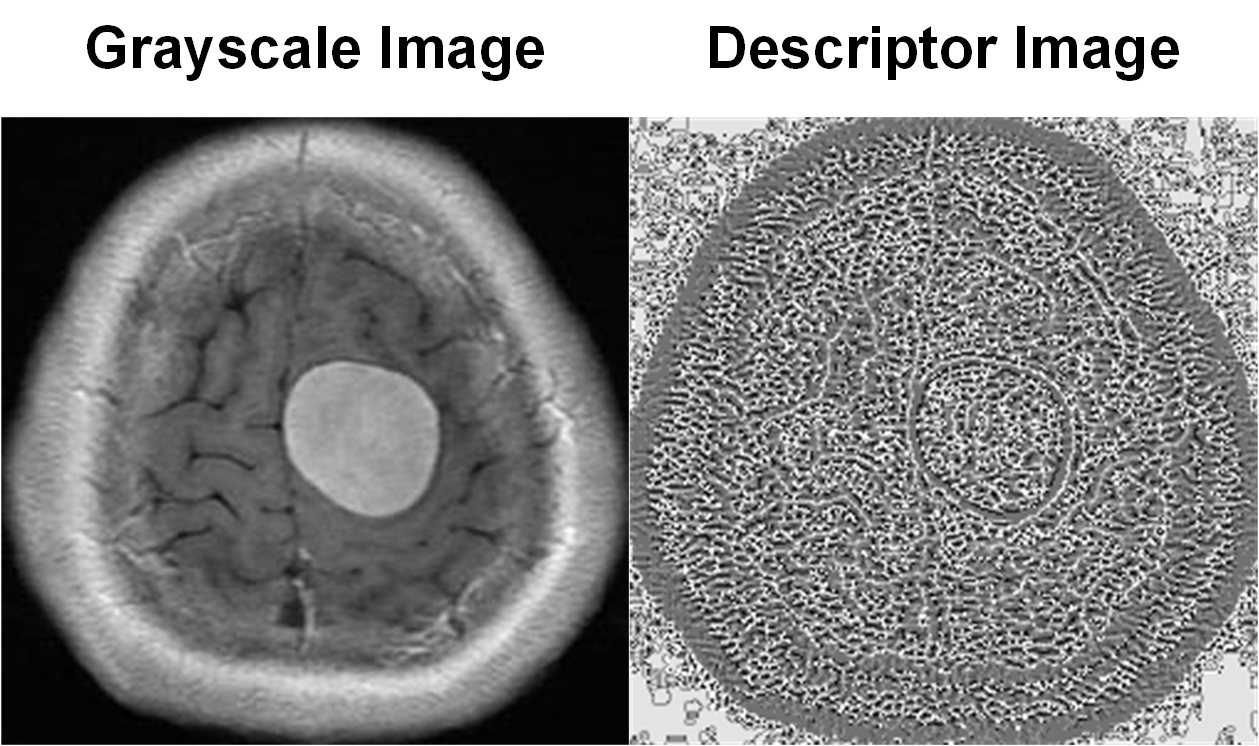
#> input picture example/Example.png, 1259 x 746 px
$ python -i descriptor_LPQ.py   (imports and definitions only)
#> lines starting #> are read from the running program, lines starting #| are printed output that depends on the picture
#> further down, picture is the input picture: shape (746, 1259); min 0, max 255, mean 133.7
import numpy as np
from scipy.signal import convolve2d


def descriptor_LPQ(image, winSize=3, decorr=1, freqestim=1, mode='im'):
    """
    Compute the Local Phase Quantization (LPQ) descriptor for a given grayscale image.

    This function computes the LPQ descriptor, which captures local texture information
    by analyzing the phase of the image's frequency components. The descriptor can be
    computed using different frequency estimation methods and can be returned as an image
    or a histogram based on the specified mode.

    Args:
        image (numpy.ndarray): Grayscale input image. Must be a 2D array.
        winSize (int, optional): Size of the window used for LPQ calculation. Must be an odd number ≥ 3. Default is 3.
        decorr (int, optional): Flag to apply decorrelation. 0 for no decorrelation, 1 for decorrelation. Default is 1.
        freqestim (int, optional): Frequency estimation method.
                                    1 for STFT uniform window,
                                    2 for STFT Gaussian window,
                                    3 for Gaussian derivative quadrature filter pair. Default is 1.
        mode (str, optional): Specifies the output format.
                              'im' for image-like output,
                              'nh' for normalized histogram,
                              'h' for histogram. Default is 'im'.

    Returns:
        tuple: A tuple containing:
            LPQdesc (numpy.ndarray): The LPQ descriptor of the image. Depending on `mode`, it could be an image or a histogram.
            freqRespAll (numpy.ndarray): The frequency responses for all filter pairs.

    Raises:
        ValueError: If:
            'image' is not a 2D array.
            'winSize' is not an odd number or less than 3.
            'decorr' is not 0 or 1.
            'freqestim' is not 1, 2, or 3.
            'mode' is not one of 'nh', 'h', or 'im'.

    Example:
        >>> import numpy as np
        >>> from scipy import ndimage
        >>> image = np.random.rand(100, 100)
        >>> desc, freq_resp = descriptor_LPQ(image, winSize=5, decorr=1, freqestim=2, mode='h')
        >>> print(desc.shape)
        (256,)
        >>> print(freq_resp.shape)
        (100, 100, 8)
    """
#> called with winSize = 3, decorr = 1, freqestim = 1, mode = 'im'
    # Initialize parameters
    rho = 0.90
    STFTalpha = 1 / winSize
    sigmaS = (winSize - 1) / 4
    sigmaA = 8 / (winSize - 1)
    convmode = 'valid'

    # Check inputs
    if image.ndim != 2:
        raise ValueError("Only gray scale image can be used as input")
    if winSize < 3 or winSize % 2 == 0:
        raise ValueError("Window size winSize must be an odd number and greater than or equal to 3")
    if decorr not in [0, 1]:
        raise ValueError("decorr parameter must be set to 0 for no decorrelation or 1 for decorrelation")
    if freqestim not in [1, 2, 3]:
        raise ValueError("freqestim parameter must be 1, 2, or 3")
    if mode not in ['nh', 'h', 'im']:
        raise ValueError("mode must be 'nh', 'h', or 'im'")

    # Initialize
    r = (winSize - 1) // 2
    x = np.arange(-r, r + 1)
    u = np.arange(1, r + 1)

    # Form 1-D filters
    if freqestim == 1:  # STFT uniform window
        w0 = np.ones_like(x)
        w1 = np.exp(-2j * np.pi * x * STFTalpha)
        w2 = np.conj(w1)
    elif freqestim == 2:  # STFT Gaussian window
        w0 = np.exp(-0.5 * (x / sigmaS) ** 2) / (np.sqrt(2 * np.pi) * sigmaS)
        w1 = np.exp(-2j * np.pi * x * STFTalpha)
        w2 = np.conj(w1)
        gs = np.exp(-0.5 * (x / sigmaS) ** 2) / (np.sqrt(2 * np.pi) * sigmaS)
        w0 *= gs
        w1 *= gs
        w2 *= gs
        w1 -= np.mean(w1)
        w2 -= np.mean(w2)
    elif freqestim == 3:  # Gaussian derivative quadrature filter pair
        G0 = np.exp(-x ** 2 * (np.sqrt(2) * sigmaA) ** 2)
        G1 = np.concatenate((np.zeros_like(u), u * np.exp(-u ** 2 * sigmaA ** 2), [0]))
        G0 = G0 / np.max(np.abs(G0))
        G1 = G1 / np.max(np.abs(G1))
        w0 = np.real(np.fft.ifftshift(np.fft.ifft(np.fft.ifftshift(G0))))
        w1 = np.fft.ifftshift(np.fft.ifft(np.fft.ifftshift(G1)))
        w2 = np.conj(w1)
        w0 = w0 / np.max(np.abs([np.real(np.max(w0)), np.imag(np.max(w0))]))
        w1 = w1 / np.max(np.abs([np.real(np.max(w1)), np.imag(np.max(w1))]))
        w2 = w2 / np.max(np.abs([np.real(np.max(w2)), np.imag(np.max(w2))]))

    # Run filters to compute the frequency response in the four points. Store real and imaginary parts separately
    filterResp = convolve2d(convolve2d(image, w0[:, np.newaxis], mode=convmode), w1[np.newaxis, :], mode=convmode)
    freqResp = np.zeros((filterResp.shape[0], filterResp.shape[1], 8))
    freqResp[:, :, 0] = np.real(filterResp)
    freqResp[:, :, 1] = np.imag(filterResp)
    filterResp = convolve2d(convolve2d(image, w1[:, np.newaxis], mode=convmode), w0[np.newaxis, :], mode=convmode)
    freqResp[:, :, 2] = np.real(filterResp)
    freqResp[:, :, 3] = np.imag(filterResp)
    filterResp = convolve2d(convolve2d(image, w1[:, np.newaxis], mode=convmode), w1[np.newaxis, :], mode=convmode)
    freqResp[:, :, 4] = np.real(filterResp)
    freqResp[:, :, 5] = np.imag(filterResp)
    filterResp = convolve2d(convolve2d(image, w1[:, np.newaxis], mode=convmode), w2[np.newaxis, :], mode=convmode)
    freqResp[:, :, 6] = np.real(filterResp)
    freqResp[:, :, 7] = np.imag(filterResp)
    freqRespAll = filterResp
    freqRow, freqCol, freqNum = freqResp.shape
#> freqRow = 744; freqCol = 1257; freqNum = 8

    # If decorrelation is used, compute covariance matrix and corresponding whitening transform
    if decorr == 1:
        xp, yp = np.meshgrid(np.arange(1, winSize + 1), np.arange(1, winSize + 1))
        pp = np.column_stack((xp.flatten(), yp.flatten()))
        dd = np.linalg.norm(pp[:, np.newaxis] - pp[np.newaxis, :], axis=-1)
        C = rho ** dd
        q1 = np.outer(w0, w1)
        q2 = np.outer(w1, w0)
        q3 = np.outer(w1, w1)
        q4 = np.outer(w1, w2)
        u1, u2 = np.real(q1), np.imag(q1)
        u3, u4 = np.real(q2), np.imag(q2)
        u5, u6 = np.real(q3), np.imag(q3)
        u7, u8 = np.real(q4), np.imag(q4)
        M = np.array([u1.flatten(), u2.flatten(), u3.flatten(), u4.flatten(), u5.flatten(), u6.flatten(),
                      u7.flatten(), u8.flatten()])
        D = M @ C @ M.T
        A = np.diag([1.000007, 1.000006, 1.000005, 1.000004, 1.000003, 1.000002, 1.000001, 1])
        U, S, Vt = np.linalg.svd(A @ D @ A)
        idx = np.argmax(np.abs(Vt), axis=0)
        V = Vt * np.diag(1 - 2 * (Vt[idx, range(Vt.shape[1])] < -np.finfo(float).eps))
        freqResp = freqResp.reshape(freqRow * freqCol, freqNum)
        freqResp = (V.T @ freqResp.T).T
        freqResp = freqResp.reshape(freqRow, freqCol, freqNum)

    LPQdesc = np.zeros_like(freqResp[:, :, 0])
    for i in range(freqNum):
        LPQdesc += (freqResp[:, :, i] > 0) * (2 ** i)
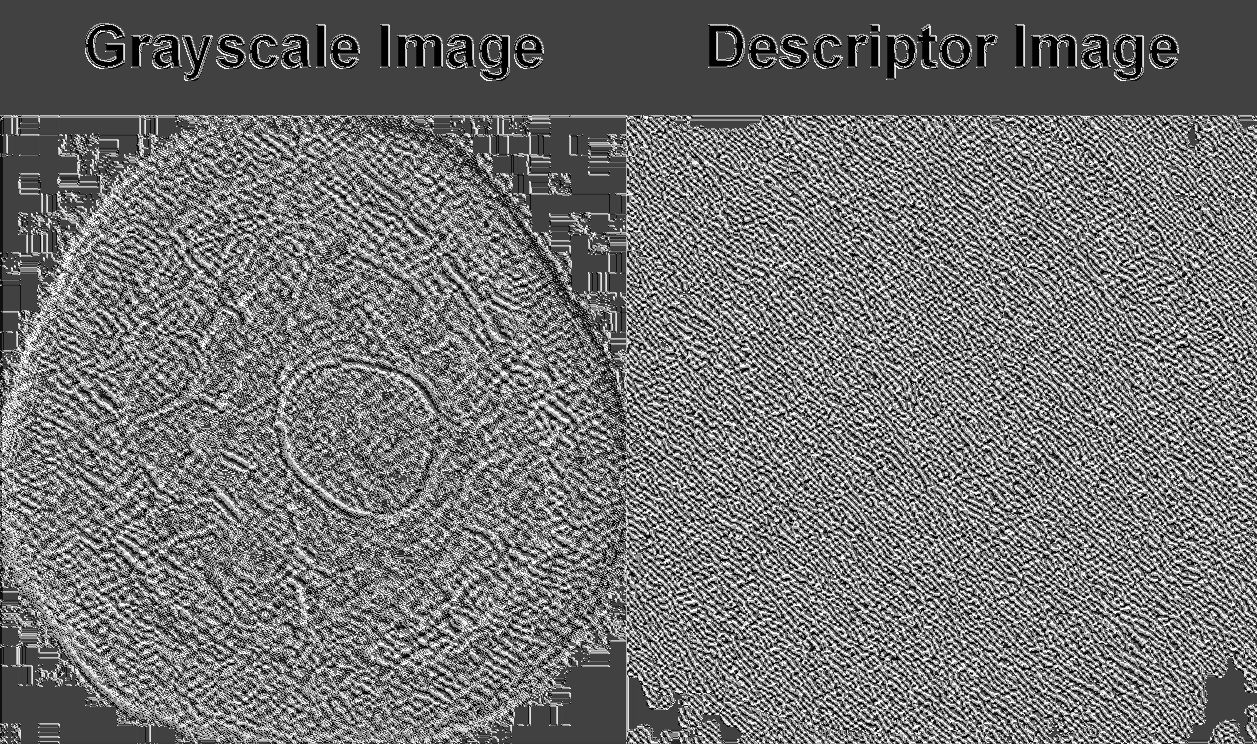
#> LPQdesc: shape (744, 1257) float64; min 0, max 255, mean 113.3

    if mode == 'im':
        LPQdesc = LPQdesc.astype(np.uint8)

    # Histogram if needed
    if mode == 'nh' or mode == 'h':
        LPQdesc = np.histogram(LPQdesc.flatten(), bins=256, range=(0, 255))[0]

    # Normalize histogram if needed
    if mode == 'nh':
        LPQdesc = LPQdesc / np.sum(LPQdesc)

    return LPQdesc, freqRespAll

>>> import cv2
>>> picture = cv2.imread('../../example/Example.png', cv2.IMREAD_GRAYSCALE)
>>> result = descriptor_LPQ(picture)
